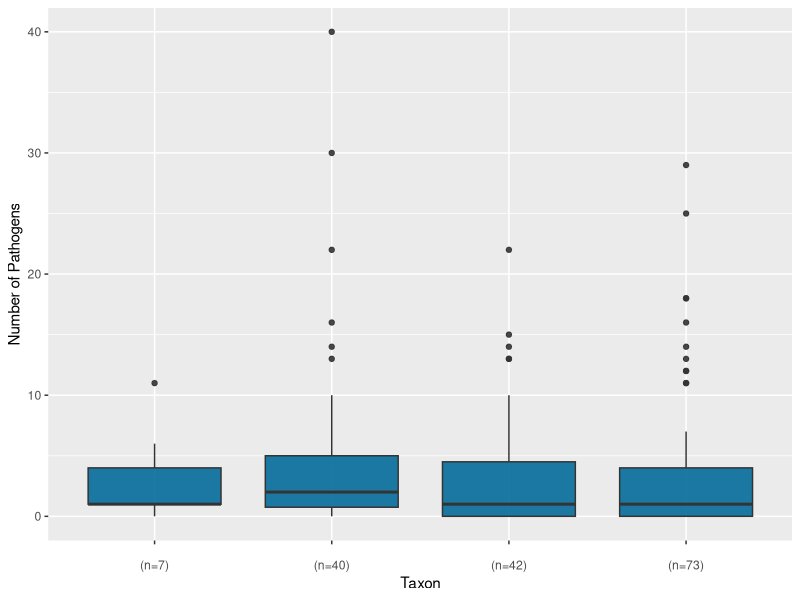
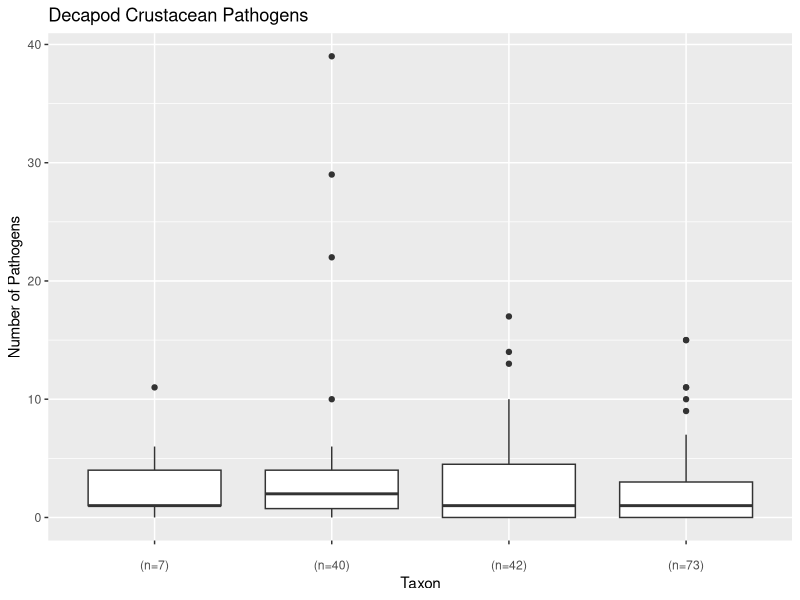
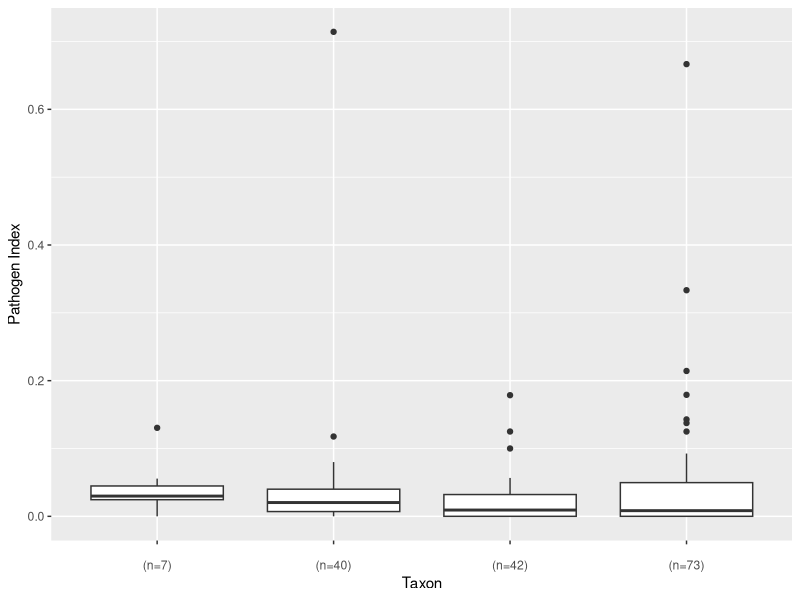
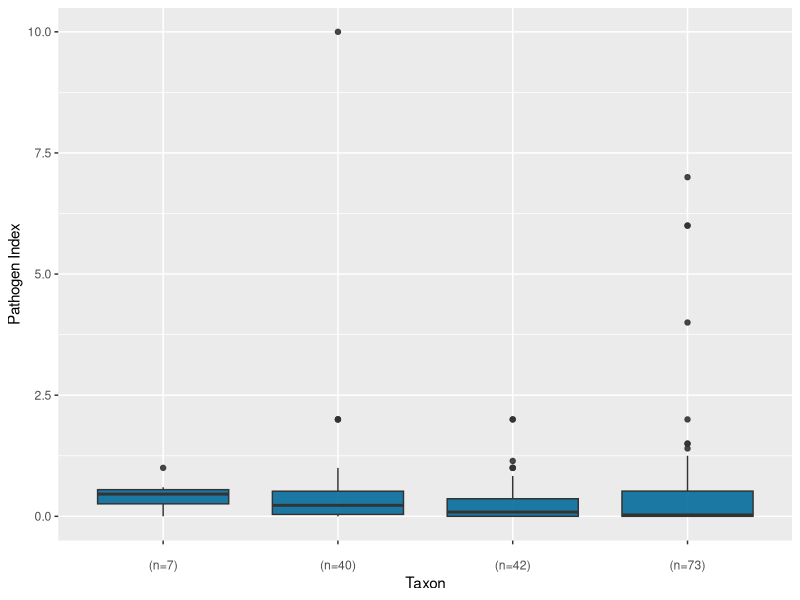
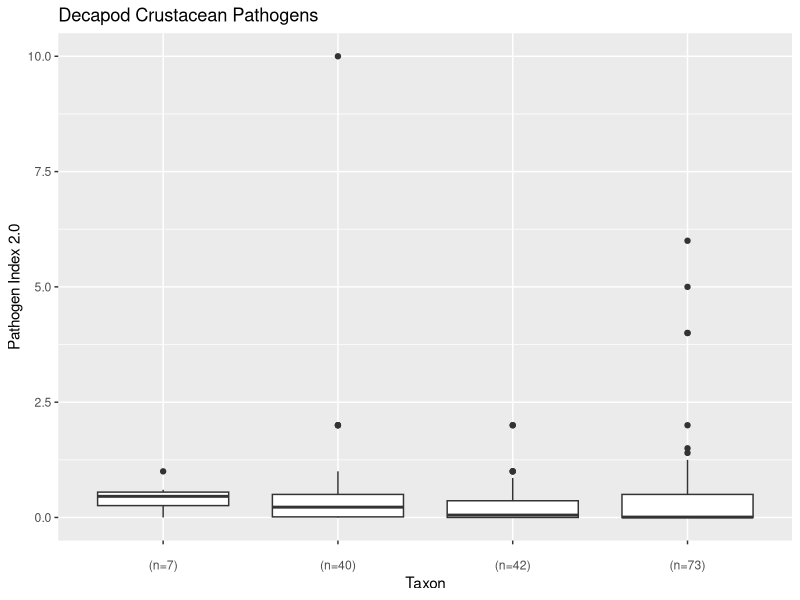
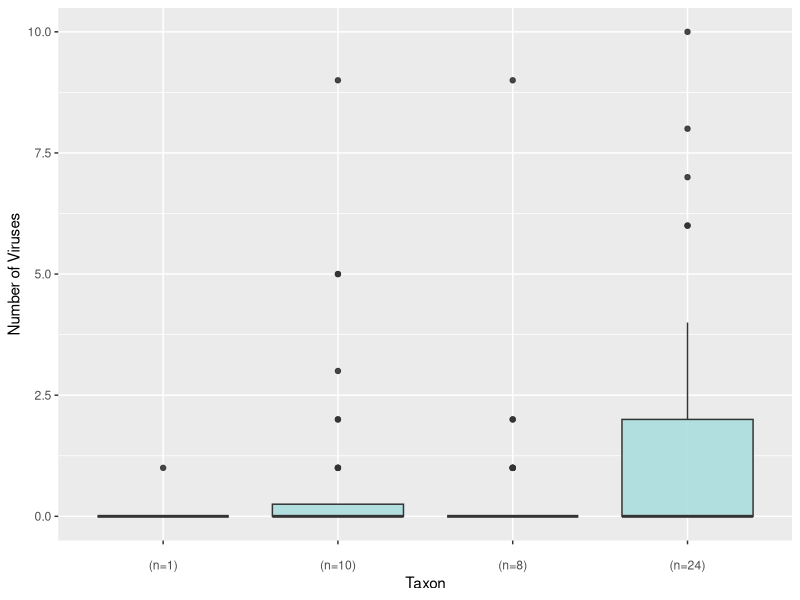
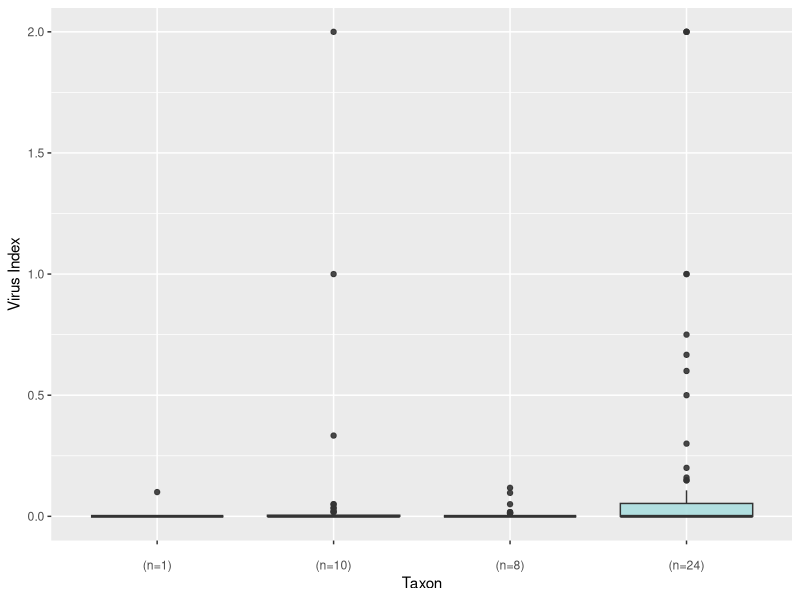
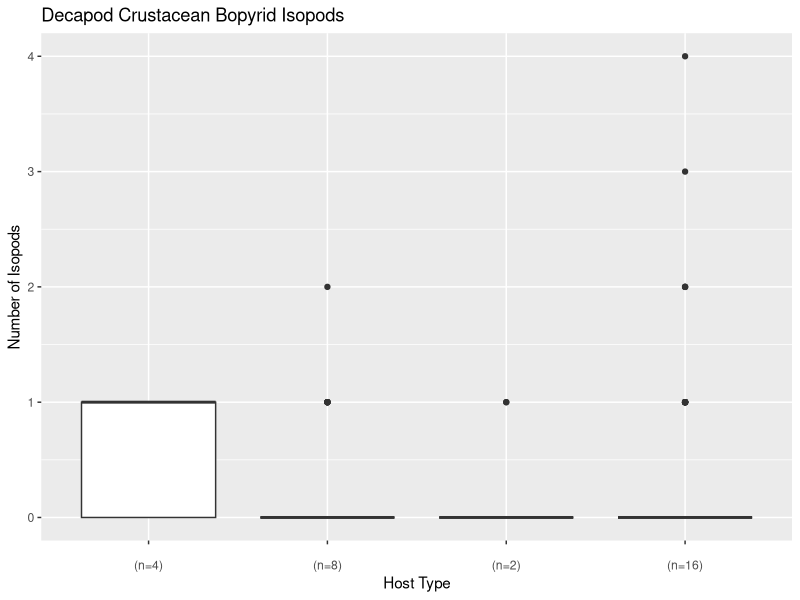

Source code (R) for these figures, in order: (Note: this script raises an error after producing the figures.)
#Preliminary Plotting
######################
#162 SPECIES
######################

#####################
#SWEEP ENVIRONMENT
#####################

library(ggplot2)
library(dplyr)
library(cowplot)
library(reshape)
library(scales)


decapods <- read.csv("analyze_data/hosts_clean_pathcounts162.csv")
path_hosts <- read.csv("clean_data/path_hosts_clean.csv")
pathogens <- read.csv("clean_data/pathogen_clean.csv")
path_hosts_wild <- read.csv("clean_data/path_hosts_clean_wild.csv")
decapods_wild <- read.csv("analyze_data/hosts_clean_pathcounts162_wild.csv")

path_hosts %>% 
  group_by(in_wild) %>% 
  count(in_wild)

#Tasks
#1-Graph total number of pathogens per taxa
#2-Graph # viruses per host type
#3-Graph #isopods per taxa
#4-Graph rhizocephalan barnacles per taxa
#5-Graph # bacteria per taxa
#6-Graph # microsporidians per taxa
#7-Scatterplot number pathogens vs longevity
#8-scatterplot of num_viruses vs longev
#9-#boxplot of aq.hab vs num_pathogens
##*need to make simplified habitat column and continue
#10-boxplot of aq.hab vs num_viruses
#11-graph longevity by taxa
#12-Graph number pathogens by sociality
##*need to add what the scores mean
#13-Graph number of viruses by sociality
#14-Graph tranmission by taxa
#15-Graph requirements by taxa
#16-Graph size by taxa

levels(pathogens$pathogen_type)
#number of different types of pathogens
path_type_count <- pathogens %>% 
  group_by(pathogen_type) %>% 
  count(pathogen_type) %>% 
  rename(c(n="n_paths"))
path_type_count

####################################
#PLOTS


#1-
#Graph total number of pathogens per taxa
#create vector with host_type levels and number of species in each
xlab_path <- paste(levels(decapods$host_type),"\n(n=",
                   table(decapods$host_type),")",sep="")
ggplot(data=decapods, aes(x=host_type,y=num_pathogens))+
  geom_boxplot(fill="#046c9a",alpha=0.9)+
  labs(x="Taxon",y="Number of Pathogens")+
  scale_x_discrete(labels=xlab_path)

#wild
xlab_path_wild<- paste(levels(decapods_wild$host_type),"\n(n=",
                       table(decapods_wild$host_type),")",sep="")
ggplot(data=decapods_wild, aes(x=host_type,y=num_pathogens))+
  geom_boxplot()+
  labs(x="Taxon",y="Number of Pathogens",title="Decapod Crustacean Pathogens")+
  scale_x_discrete(labels=xlab_path_wild)

#1.5 Pathogens per taxon per citation (pathogen index)
ggplot(data=decapods, aes(x=host_type,y=num_pathogens/num_results))+
  geom_boxplot()+
  labs(x="Taxon",y="Pathogen Index")+
  scale_x_discrete(labels=xlab_path)

#1.5.5 Try different index, divide by # pathogen citations instead
ggplot(data=decapods, aes(x=host_type,y=num_pathogens/path_search_results))+
  geom_boxplot(fill="#046c9a",alpha=0.9)+
  labs(x="Taxon",y="Pathogen Index")+
  scale_x_discrete(labels=xlab_path)

path_index <- decapods %>% 
  select(host_genus_species, num_pathogens,num_viruses,path_search_results) %>% 
  mutate(path_index2=num_pathogens/path_search_results) %>% 
  mutate(virus_index2=num_viruses/path_search_results) %>% 
  arrange(desc(path_index2))

#wild
ggplot(data=decapods_wild, aes(x=host_type,y=num_pathogens/path_search_results))+
  geom_boxplot()+
  labs(x="Taxon",y="Pathogen Index 2.0",title="Decapod Crustacean Pathogens")+
  scale_x_discrete(labels=xlab_path_wild)

############
#Path groups by taxon
############

#2-
#Graph # viruses per host type
#create vector with host_type levels and number of each host_type that has viruses
#however, it's plotting all, including those spp with ZERO viruses
xlab_vir <- paste(levels(decapods$host_type),"\n(n=",
                  table(decapods$host_type[decapods$num_viruses>0]),")",sep="")
ggplot(data=decapods, aes(x=host_type,y=num_viruses))+
  geom_boxplot(fill="#abddde",alpha=0.9)+
  labs(x="Taxon",y="Number of Viruses")+
  scale_x_discrete(labels=xlab_vir)

#2.5 virus index per host type
ggplot(data=decapods, aes(x=host_type,y=(num_viruses/path_search_results)))+
  geom_boxplot(fill="#abddde",alpha=0.9)+
  labs(x="Taxon",y="Virus Index")+
  scale_x_discrete(labels=xlab_vir)

#3-
#graph isopods per taxa
#however plotting those with 0
xlab_isopod <- paste(levels(decapods$host_type),"\n(n=",
                     table(decapods$host_type[decapods$num_isopods>0]),")",sep="")
ggplot(data=decapods, aes(x=host_type,y=num_isopods))+
  geom_boxplot()+
  labs(x="Host Type",y="Number of Isopods",title="Decapod Crustacean Bopyrid Isopods")+
  scale_x_discrete(labels=xlab_isopod)
#isopod index
ggplot(data=decapods, aes(x=host_type,y=(num_isopods/path_search_results)))+
  geom_boxplot()+
  labs(x="Host Type",y="Isopod Index",title="Decapod Crustacean Bopyrid Isopods")+
  scale_x_discrete(labels=xlab_isopod)

#4-
#rhizocephalan barnacles per taxa
#however plotting those with 0
xlab_rhiz <- paste(levels(decapods$host_type),"\n(N=",
                   table(decapods$host_type[decapods$num_rhiz>0]),")",sep="")
ggplot(data=decapods, aes(x=host_type,y=num_rhiz))+
  geom_boxplot()+
  labs(x="Host Type",y="Number of Barnacles",title="Decapod Crustacean Rhizocephalan Barnacles")+
  scale_x_discrete(labels=xlab_rhiz)
#barnacle index
ggplot(data=decapods, aes(x=host_type,y=(num_rhiz/path_search_results)))+
  geom_boxplot()+
  labs(x="Host Type",y="Barnacle Index",title="Decapod Crustacean Rhizocephalan Barnacles")+
  scale_x_discrete(labels=xlab_rhiz)

#5-
#Graph # bacteria per taxa
xlab_bacteria <- paste(levels(decapods$host_type),"\n(N=",
                   table(decapods$host_type[decapods$num_bacteria>0]),")",sep="")
ggplot(data=decapods, aes(x=host_type,y=num_bacteria))+
  geom_boxplot()+
  labs(x="Host Type",y="Number of Bacteria Species",title="Decapod Crustacean Bacterial Parasites")+
  scale_x_discrete(labels=xlab_bacteria)
#bacteria index
ggplot(data=decapods, aes(x=host_type,y=(num_bacteria/path_search_results)))+
  geom_boxplot()+
  labs(x="Host Type",y="Bacteria Index",title="Decapod Crustacean Bacterial Parasites")+
  scale_x_discrete(labels=xlab_bacteria)
#5.1
#Graph # intracellular bacteria
xlab_bact_intra <- paste(levels(decapods$host_type),"\n(N=",
                         table(decapods$host_type[decapods$num_bacteria_intra>0]),")",sep="")
ggplot(data=decapods, aes(x=host_type,y=num_bacteria_intra))+
  geom_boxplot()+
  labs(x="Host Type",y="Number of Intracellular Bacteria Species",
       title="Decapod Crustacean Intracellular Bacterial Parasites")+
  scale_x_discrete(labels=xlab_bact_intra)
#intracellular bacteria index
ggplot(data=decapods, aes(x=host_type,y=(num_bacteria_intra/path_search_results)))+
  geom_boxplot()+
  labs(x="Host Type",y="Intracellular Bacteria Index",
       title="Decapod Crustacean Intracellular Bacterial Parasites")+
  scale_x_discrete(labels=xlab_bact_intra)
#5.2
#Graph # extracellular bacteria
xlab_bact_extra <- paste(levels(decapods$host_type),"\n(N=",
                         table(decapods$host_type[decapods$num_bacteria_extra>0]),")",sep="")
ggplot(data=decapods, aes(x=host_type,y=num_bacteria_extra))+
  geom_boxplot()+
  labs(x="Host Type",y="Number of Extracellular Bacteria Species",
       title="Decapod Crustacean Extracellular Bacterial Parasites")+
  scale_x_discrete(labels=xlab_bact_extra)
#intracellular  index
ggplot(data=decapods, aes(x=host_type,y=(num_bacteria_extra/path_search_results)))+
  geom_boxplot()+
  labs(x="Host Type",y="Intracellular Bacteria Index",
       title="Decapod Crustacean Extracellular Bacterial Parasites")+
  scale_x_discrete(labels=xlab_bact_extra)
#6-
#Graph # microsporidians per taxa
xlab_microsp <- paste(levels(decapods$host_type),"\n(N=",
                       table(decapods$host_type[decapods$num_microsp>0]),")",sep="")
ggplot(data=decapods, aes(x=host_type,y=num_microsp))+
  geom_boxplot()+
  labs(x="Host Type",y="Number of Microsporidians",title="Decapod Crustacean Microsporidian Parasites")+
  scale_x_discrete(labels=xlab_microsp)
#microsporidian index
ggplot(data=decapods, aes(x=host_type,y=(num_microsp/path_search_results)))+
  geom_boxplot()+
  labs(x="Host Type",y="Microsporidian Index",title="Decapod Crustacean Microsporidian Parasites")+
  scale_x_discrete(labels=xlab_microsp)

#Graph # apicomplexans
xlab_api <- paste(levels(decapods$host_type),"\n(N=",
                      table(decapods$host_type[decapods$num_api>0]),")",sep="")
ggplot(data=decapods, aes(x=host_type,y=num_api))+
  geom_boxplot()+
  labs(x="Host Type",y="Number of Apicomplexans",title="Decapod Crustacean Apicomplexan Parasites")+
  scale_x_discrete(labels=xlab_api)
#apicomplexan index
ggplot(data=decapods, aes(x=host_type,y=num_api/path_search_results))+
  geom_boxplot()+
  labs(x="Host Type",y="Apicomplexan Index",title="Decapod Crustacean Apicomplexan Parasites")+
  scale_x_discrete(labels=xlab_api)

#graph # cestodes
xlab_cestode <- paste(levels(decapods$host_type),"\n(N=",
                  table(decapods$host_type[decapods$num_cestode>0]),")",sep="")
ggplot(data=decapods, aes(x=host_type,y=num_cestode))+
  geom_boxplot()+
  labs(x="Host Type",y="Number of Cestodes",title="Decapod Crustacean Cestode Parasites")+
  scale_x_discrete(labels=xlab_cestode)
#apicomplexan index
ggplot(data=decapods, aes(x=host_type,y=num_cestode/path_search_results))+
  geom_boxplot()+
  labs(x="Host Type",y="Cestode Index",title="Decapod Crustacean Cestode Parasites")+
  scale_x_discrete(labels=xlab_cestode)

#graph # fungi
xlab_fungi <- paste(levels(decapods$host_type),"\n(N=",
                      table(decapods$host_type[decapods$num_fungi>0]),")",sep="")
ggplot(data=decapods, aes(x=host_type,y=num_fungi))+
  geom_boxplot()+
  labs(x="Host Type",y="Number of Fungi",title="Decapod Crustacean Fungi Parasites")+
  scale_x_discrete(labels=xlab_fungi)
#apicomplexan index
ggplot(data=decapods, aes(x=host_type,y=num_fungi/path_search_results))+
  geom_boxplot()+
  labs(x="Host Type",y="Fungi Index",title="Decapod Crustacean Fungi Parasites")+
  scale_x_discrete(labels=xlab_fungi)

#graph # nematodes
xlab_nematode <- paste(levels(decapods$host_type),"\n(N=",
                    table(decapods$host_type[decapods$num_nematode>0]),")",sep="")
ggplot(data=decapods, aes(x=host_type,y=num_nematode))+
  geom_boxplot()+
  labs(x="Host Type",y="Number of Nematode",title="Decapod Crustacean Nematode Parasites")+
  scale_x_discrete(labels=xlab_nematode)
#apicomplexan index
ggplot(data=decapods, aes(x=host_type,y=num_nematode/path_search_results))+
  geom_boxplot()+
  labs(x="Host Type",y="Nematode Index",title="Decapod Crustacean Nematode Parasites")+
  scale_x_discrete(labels=xlab_nematode)

#graph # trematodes
xlab_trematode <- paste(levels(decapods$host_type),"\n(N=",
                       table(decapods$host_type[decapods$num_trematode>0]),")",sep="")
ggplot(data=decapods, aes(x=host_type,y=num_trematode))+
  geom_boxplot()+
  labs(x="Host Type",y="Number of trematode",title="Decapod Crustacean trematode Parasites")+
  scale_x_discrete(labels=xlab_trematode)
#trematode index
ggplot(data=decapods, aes(x=host_type,y=num_trematode/path_search_results))+
  geom_boxplot()+
  labs(x="Host Type",y="trematode Index",title="Decapod Crustacean trematode Parasites")+
  scale_x_discrete(labels=xlab_trematode)

############
#Host Life History
############
#Longevity
############

#symbol codes:
bem_colors <- c("#D1800B","#694008","#1D6295","#84ACB6")
shapes <- c(0,1,17,3)
#emoji crab: 1f980
#emoji shrimp: 1f990
#don't think there's lobster or hermit crab =(
#emoji snail: 1f40c (for hermit crab??)

#7-
#scatterplot of num_pathogens vs longev
ggplot(data=decapods, aes(x=longev_max,y=num_pathogens,shape=host_type))+
  geom_point()+
  labs(x="Longevity (years)", y="Number of Pathogens")+
  scale_shape_manual(values=shapes,name="Taxon")+
  theme(legend.position=c(.55,.75),legend.title.align=0.5)+
  scale_x_continuous(limit=c(0,110))

#Longev and path number individual taxon graphs
ggplot(data=decapods, aes(x=longev_max,y=num_pathogens))+
  geom_point(shape=1)+
  labs(x="Longevity (years)", y="Number of Pathogens")+
  facet_wrap(~host_type)

#7.5 Longev and pathogen index
ggplot(data=decapods, aes(x=longev_max,y=num_pathogens/path_search_results,
                          shape=host_type))+
  geom_point()+
  labs(x="Longevity (years)", y="Pathogen Index")+
  scale_shape_manual(values=shapes,name="Host Type")+
  theme(legend.position=c(.55,.75),legend.title.align=0.5)

#Longev and path index individual taxon graphs
ggplot(data=decapods, aes(x=longev_max,y=num_pathogens/path_search_results))+
  geom_point(shape=1)+
  labs(x="Longevity (years)", y="Pathogen Index")+
  facet_wrap(~host_type)
#currently the index is adding a point way up high that is "Inf" because dividing by 0
##this should change with new search terms when I do that

#8-
#scatterplot of num_viruses vs longev
ggplot(data=decapods, aes(x=longev_max,y=num_viruses,shape=host_type))+
  geom_point()+
  labs(x="Longevity (years)", y="Number of Viruses")+
  scale_shape_manual(values=shapes,name="Host Type")+
  scale_x_continuous(limit=c(0,70))+
  theme(legend.position=c(.55,.75),legend.title.align=0.5)
#by taxon
ggplot(data=decapods, aes(x=longev_max,y=num_viruses))+
  geom_point(shape=1)+
  labs(x="Longevity (years)", y="Number of Viruses")+
  scale_x_continuous(limit=c(0,70))+
  facet_wrap(~host_type)
#How to Save a plot to main folder if I had a plot called long_vir_plot
ggsave("outputs/bem2018_virus_longev_plot.png",plot=long_vir_plot,
       width=6,
       height=6.7,
       unit=c("in"),
       scale=1)

#8.5 Longevity and virus index
ggplot(data=decapods, aes(x=longev_max,y=virus_index,fill=host_type))+
  geom_point(pch=21,size=1.5,col="black",alpha=.85)+
  labs(x="Longevity (years)", y="Virus Index")+
  scale_fill_manual(values=bem_colors,name="Host Type")
#longevity and virus index by taxon
ggplot(data=decapods, aes(x=longev_max,y=num_viruses/path_search_results))+
  geom_point(shape=1)+
  labs(x="Longevity (years)", y="Viruses Index")+
  scale_x_continuous(limit=c(0,70))+
  facet_wrap(~host_type)

#11-
#Graph longevity by taxa (no pathogen info)
xlab_long <- paste(levels(decapods$host_type),"\n(n=",
                   table(decapods$host_type[decapods$longev_max!="NA"]),")",sep="")
ggplot(data=decapods,aes(x=host_type,y=longev_max))+
  geom_boxplot(fill="#d69c4e",alpha=0.9)+
  scale_x_discrete(labels=xlab_long)+
  labs(x="Taxon",y="Longevity")

################
#Habitat
################
#9-
#boxplot of aq.hab vs num_pathogens
levels(decapods$aq_hab)
lab_hab <- paste(c("Freshwater","Euryhaline","Marine"),"\n(n=",
                   table(decapods$aq_hab),")",sep="")
ggplot(data=decapods, aes(x=aq_hab,y=num_pathogens))+
  geom_boxplot(fill=c("#046c9a","#eccbad","#abddde"),alpha=0.9)+
  labs(x="Habitat",y="Number of Pathogens")+
  scale_x_discrete(labels=lab_hab,limits=c("fw","euryhaline","marine"))
#pathogen index
ggplot(data=decapods, aes(x=aq_hab,y=num_pathogens/path_search_results))+
  geom_boxplot()+
  labs(x="Habitat",y="Pathogen Index",title="Decapod Crustacean Pathogens")+
  scale_x_discrete(labels=lab_hab,limits=c("fw","euryhaline","marine"))

#10-
#boxplot of aq.hab vs num_viruses
ggplot(data=decapods, aes(x=aq_hab,y=num_viruses))+
  geom_boxplot()+
  labs(x="Habitat",y="Number of Viruses",title="Decapod Crustacean Pathogens")+
  scale_x_discrete(labels=lab_hab,limits=c("fw","euryhaline","marine"))
#virus index
ggplot(data=decapods, aes(x=aq_hab,y=num_viruses/path_search_results))+
  geom_boxplot()+
  labs(x="Habitat",y="Virus Index",title="Decapod Crustacean Pathogens")+
  scale_x_discrete(labels=lab_hab,limits=c("fw","euryhaline","marine"))

##################
#Sociality
##################
  
#12-
#Graph number pathogens by sociality
as.factor(decapods$social_score)
xlab_soc_path <- paste(levels(decapods$social_score),
                       "\n(n=",table(decapods$social_score[decapods$num_pathogens>0]),")",sep="")
ggplot(data=decapods, aes(x=as.factor(social_score),y=num_pathogens))+
  geom_boxplot()+
  labs(x="Social Score",y="Number of Pathogens",title="Decapod Crustacean Pathogens and Sociality")+
  scale_x_discrete(labels=xlab_soc_path)
#extrapolated by family (extrapolates for 32 unknowns)
xlab_soc_fam_path <- paste(levels(decapods$social_score),
                           "\n(n=",table(decapods$fam_soc_score[decapods$num_pathogens>0]),")",sep="")
ggplot(data=decapods, aes(x=as.factor(fam_soc_score),y=num_pathogens))+
  geom_boxplot(fill=c("#046c9a","#eccbad","#d69c4e","#abddde"),alpha=0.9)+
  labs(x="Sociality",y="Number of Pathogens")+
  scale_x_discrete(labels=xlab_soc_path)
#with path index instead of count
ggplot(data=decapods, aes(x=as.factor(fam_soc_score),y=num_pathogens/path_search_results))+
  geom_boxplot()+
  labs(x="Sociality",y="Pathogen Index",title="Decapod Crustacean Pathogens and Sociality")+
  scale_x_discrete(labels=xlab_soc_path)

#13-
#Graph number of viruses by sociality
#extrapolated by family
xlab_soc_vir <- paste(levels(decapods$social_score),"\n(n=",
                  table(decapods$fam_soc_score[decapods$num_viruses>0]),")",sep="")
ggplot(data=decapods, aes(x=fam_soc_score,y=num_viruses))+
  geom_boxplot()+
  labs(x="Sociality",y="Number of Viruses",title="Decapod Crustacean Viruses and Sociality")+
  scale_x_discrete(labels=xlab_soc_vir)
#virus index
ggplot(data=decapods, aes(x=fam_soc_score,y=num_viruses/path_search_results))+
  geom_boxplot()+
  labs(x="Sociality",y="Virus Index",title="Decapod Crustacean Viruses and Sociality")+
  scale_x_discrete(labels=xlab_soc_vir)

#####################
#Pathogen Characteristics
#####################

#14-Graph tranmission by taxa
xlab_trans <- paste(levels(decapods$host_type),
                    "\n(n=",table(decapods$host_type[decapods$num_pathogens>0]),")",sep="")
dec_trans <- decapods %>% 
  select(host_type, num_complex, num_direct) %>% 
  melt(id="host_type")

ggplot(data=dec_trans,aes(x=host_type,y=value,fill=variable))+
  geom_boxplot()+
  labs(x="Taxon",y="Number of Pathogens")
#index
dec_trans_index <- decapods %>% 
  select(host_type, num_complex, num_direct,path_search_results) %>% 
  mutate(complex=num_complex/path_search_results) %>% 
  mutate(direct=num_direct/path_search_results) %>% 
  select(host_type,complex,direct) %>% 
  melt(id="host_type")
ggplot(data=dec_trans_index,aes(x=host_type,y=value,fill=variable))+
  geom_boxplot()+
  labs(x="Taxon",y="Pathogen Index")
#proportion direct
ggplot(data=decapods, aes(x=host_type,y=prop_direct))+
  geom_boxplot()+
  labs(x="Taxon",y="Proportion with Direct Transmission",title="Decapod Crustacean Parasite Tranmission Type")+
  scale_x_discrete(labels=xlab_trans)


#15-Graph requirements by taxa
xlab_req <- paste(levels(decapods$host_type),
                  "\n(n=",table(decapods$host_type[decapods$num_pathogens>0]),")",sep="")
dec_req <- decapods %>% 
  select(host_type, num_obligate, num_opportunist) %>% 
  melt(id="host_type")
ggplot(data=dec_req,aes(x=host_type,y=value,fill=variable))+
  geom_boxplot()+
  labs(x="Taxon",y="Number of Pathogens")
#index
dec_req_index <- decapods %>% 
  select(host_type, num_obligate, num_opportunist, path_search_results) %>% 
  mutate(obligate=num_obligate/path_search_results) %>% 
  mutate(opportunist=num_opportunist/path_search_results) %>% 
  select(host_type,obligate,opportunist) %>% 
  melt(id="host_type")
ggplot(data=dec_req_index,aes(x=host_type,y=value,fill=variable))+
  geom_boxplot()+
  labs(x="Taxon",y="Pathogen Index")
#proportion obligate
ggplot(data=decapods, aes(x=host_type,y=prop_obligate))+
  geom_boxplot()+
  labs(x="Taxon",y="Proportion Obligate Parasites",title="Decapod Crustacean Parasite Tranmission Type")+
  scale_x_discrete(labels=xlab_req)

#16-Graph size by taxa
xlab_pathsize <- paste(levels(decapods$host_type),"\n(n=",
                       table(decapods$host_type[decapods$num_pathogens>0]),")",sep="")
dec_size <- decapods %>% 
  select(host_type, num_macro, num_micro) %>% 
  melt(id="host_type")
ggplot(data=dec_size,aes(x=host_type,y=value,fill=variable))+
  geom_boxplot()+
  labs(x="Taxon",y="Number of Pathogens")
#index
dec_size_index <- decapods %>% 
  select(host_type, num_macro, num_micro, path_search_results) %>% 
  mutate(macro=num_macro/path_search_results) %>% 
  mutate(micro=num_micro/path_search_results) %>% 
  select(host_type,macro,micro) %>% 
  melt(id="host_type")
ggplot(data=dec_size_index,aes(x=host_type,y=value,fill=variable))+
  geom_boxplot()+
  labs(x="Taxon",y="Pathogen Index")
#proportion macro
ggplot(data=decapods, aes(x=host_type,y=prop_macro))+
  geom_boxplot()+
  labs(x="Taxon",y="Proportion Macro Parasites",title="Decapod Crustacean Parasite Tranmission Type")+
  scale_x_discrete(labels=xlab_pathsize)
